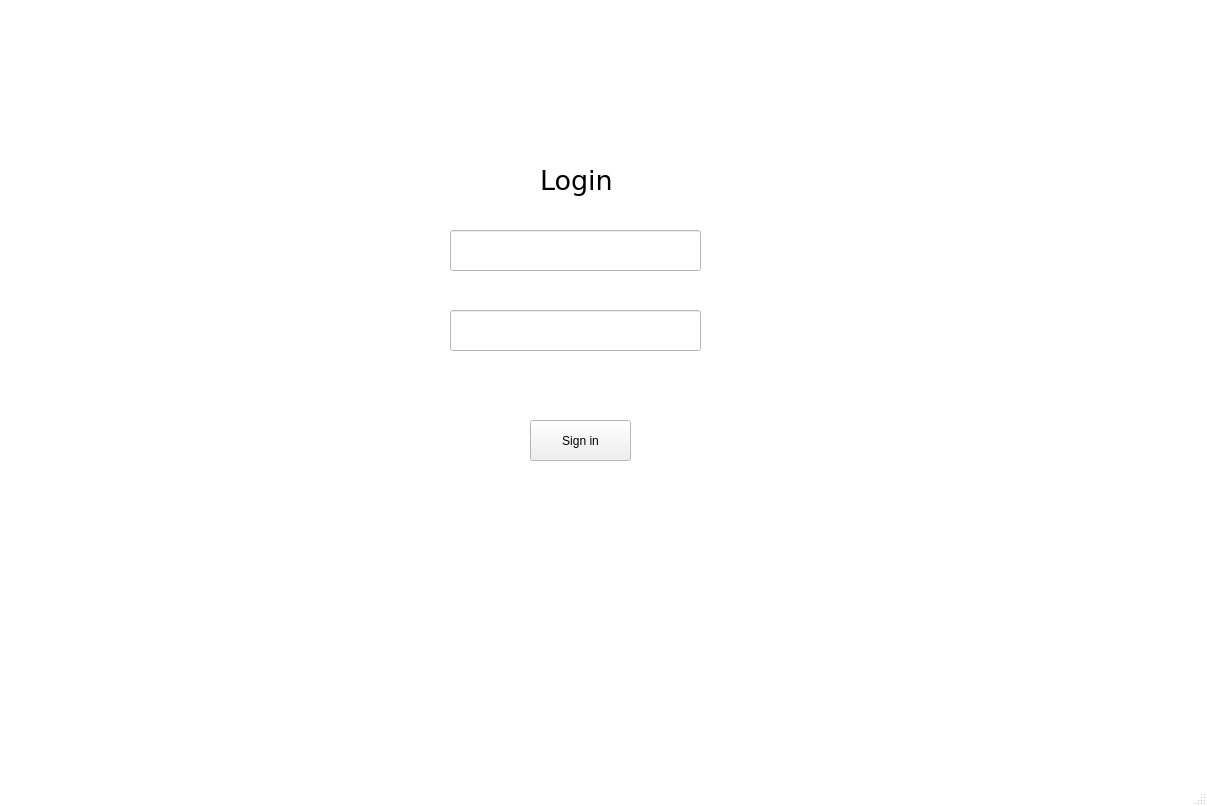
<?xml version="1.0" encoding="UTF-8"?>
<ui version="4.0">
 <class>MainWindow</class>
 <widget class="QMainWindow" name="MainWindow">
  <property name="geometry">
   <rect>
    <x>0</x>
    <y>0</y>
    <width>1207</width>
    <height>806</height>
   </rect>
  </property>
  <property name="palette">
   <palette>
    <active>
     <colorrole role="Text">
      <brush brushstyle="SolidPattern">
       <color alpha="255">
        <red>0</red>
        <green>0</green>
        <blue>0</blue>
       </color>
      </brush>
     </colorrole>
     <colorrole role="Base">
      <brush brushstyle="SolidPattern">
       <color alpha="255">
        <red>255</red>
        <green>255</green>
        <blue>255</blue>
       </color>
      </brush>
     </colorrole>
     <colorrole role="Window">
      <brush brushstyle="SolidPattern">
       <color alpha="255">
        <red>255</red>
        <green>255</green>
        <blue>255</blue>
       </color>
      </brush>
     </colorrole>
    </active>
    <inactive>
     <colorrole role="Text">
      <brush brushstyle="SolidPattern">
       <color alpha="255">
        <red>0</red>
        <green>0</green>
        <blue>0</blue>
       </color>
      </brush>
     </colorrole>
     <colorrole role="Base">
      <brush brushstyle="SolidPattern">
       <color alpha="255">
        <red>255</red>
        <green>255</green>
        <blue>255</blue>
       </color>
      </brush>
     </colorrole>
     <colorrole role="Window">
      <brush brushstyle="SolidPattern">
       <color alpha="255">
        <red>255</red>
        <green>255</green>
        <blue>255</blue>
       </color>
      </brush>
     </colorrole>
    </inactive>
    <disabled>
     <colorrole role="Text">
      <brush brushstyle="SolidPattern">
       <color alpha="255">
        <red>120</red>
        <green>120</green>
        <blue>120</blue>
       </color>
      </brush>
     </colorrole>
     <colorrole role="Base">
      <brush brushstyle="SolidPattern">
       <color alpha="255">
        <red>255</red>
        <green>255</green>
        <blue>255</blue>
       </color>
      </brush>
     </colorrole>
     <colorrole role="Window">
      <brush brushstyle="SolidPattern">
       <color alpha="255">
        <red>255</red>
        <green>255</green>
        <blue>255</blue>
       </color>
      </brush>
     </colorrole>
    </disabled>
   </palette>
  </property>
  <property name="windowTitle">
   <string>MainWindow</string>
  </property>
  <widget class="QWidget" name="centralwidget">
   <widget class="QLabel" name="label">
    <property name="geometry">
     <rect>
      <x>540</x>
      <y>110</y>
      <width>101</width>
      <height>141</height>
     </rect>
    </property>
    <property name="font">
     <font>
      <family>Verdana</family>
      <pointsize>20</pointsize>
     </font>
    </property>
    <property name="text">
     <string>Login</string>
    </property>
   </widget>
   <widget class="QLineEdit" name="nameInput">
    <property name="geometry">
     <rect>
      <x>450</x>
      <y>230</y>
      <width>251</width>
      <height>41</height>
     </rect>
    </property>
   </widget>
   <widget class="QLineEdit" name="passwordInput">
    <property name="geometry">
     <rect>
      <x>450</x>
      <y>310</y>
      <width>251</width>
      <height>41</height>
     </rect>
    </property>
   </widget>
   <widget class="QPushButton" name="signInButton">
    <property name="geometry">
     <rect>
      <x>530</x>
      <y>420</y>
      <width>101</width>
      <height>41</height>
     </rect>
    </property>
    <property name="text">
     <string>Sign in</string>
    </property>
   </widget>
   <widget class="QLabel" name="message">
    <property name="geometry">
     <rect>
      <x>454</x>
      <y>380</y>
      <width>251</width>
      <height>20</height>
     </rect>
    </property>
    <property name="text">
     <string/>
    </property>
   </widget>
  </widget>
  <widget class="QMenuBar" name="menubar">
   <property name="geometry">
    <rect>
     <x>0</x>
     <y>0</y>
     <width>1207</width>
     <height>26</height>
    </rect>
   </property>
  </widget>
  <widget class="QStatusBar" name="statusbar"/>
 </widget>
 <resources/>
 <connections/>
</ui>
